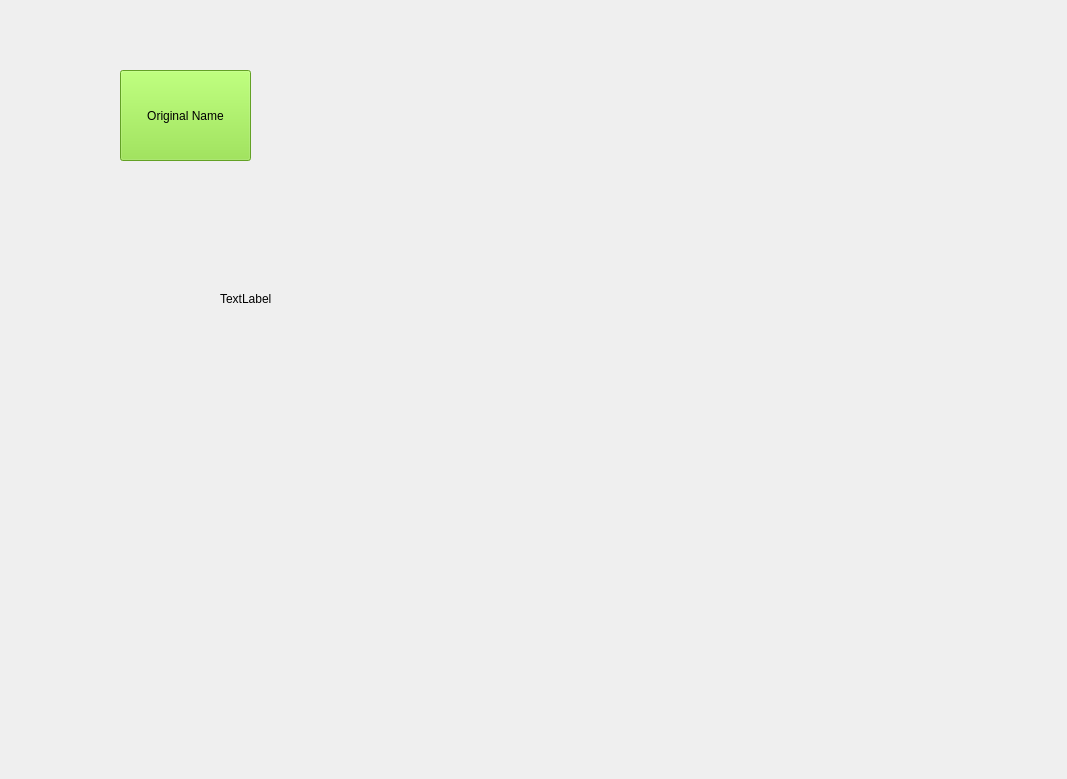
<?xml version="1.0" encoding="UTF-8"?>
<ui version="4.0">
 <class>Form</class>
 <widget class="QWidget" name="Form">
  <property name="geometry">
   <rect>
    <x>0</x>
    <y>0</y>
    <width>1067</width>
    <height>779</height>
   </rect>
  </property>
  <property name="windowTitle">
   <string>Form</string>
  </property>
  <widget class="QPushButton" name="Test">
   <property name="geometry">
    <rect>
     <x>120</x>
     <y>70</y>
     <width>131</width>
     <height>91</height>
    </rect>
   </property>
   <property name="styleSheet">
    <string notr="true">background-color: rgb(138, 226, 52);</string>
   </property>
   <property name="text">
    <string>Original Name</string>
   </property>
  </widget>
  <widget class="QLabel" name="label">
   <property name="geometry">
    <rect>
     <x>220</x>
     <y>290</y>
     <width>67</width>
     <height>17</height>
    </rect>
   </property>
   <property name="text">
    <string>TextLabel</string>
   </property>
  </widget>
 </widget>
 <resources/>
 <connections/>
</ui>
